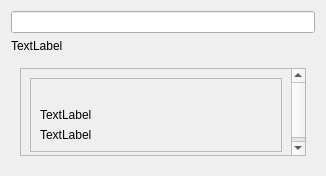
<?xml version="1.0" encoding="UTF-8"?>
<ui version="4.0">
 <class>Form</class>
 <widget class="QWidget" name="Form">
  <property name="geometry">
   <rect>
    <x>0</x>
    <y>0</y>
    <width>326</width>
    <height>176</height>
   </rect>
  </property>
  <property name="sizePolicy">
   <sizepolicy hsizetype="Expanding" vsizetype="Preferred">
    <horstretch>0</horstretch>
    <verstretch>0</verstretch>
   </sizepolicy>
  </property>
  <property name="windowTitle">
   <string>Form</string>
  </property>
  <layout class="QVBoxLayout" name="verticalLayout_3">
   <item>
    <widget class="QLineEdit" name="lineEdit">
     <property name="sizePolicy">
      <sizepolicy hsizetype="Preferred" vsizetype="Fixed">
       <horstretch>0</horstretch>
       <verstretch>0</verstretch>
      </sizepolicy>
     </property>
    </widget>
   </item>
   <item>
    <widget class="QLabel" name="label">
     <property name="text">
      <string>TextLabel</string>
     </property>
    </widget>
   </item>
   <item>
    <widget class="QWidget" name="previewPanel" native="true">
     <property name="sizePolicy">
      <sizepolicy hsizetype="Expanding" vsizetype="Preferred">
       <horstretch>0</horstretch>
       <verstretch>0</verstretch>
      </sizepolicy>
     </property>
     <layout class="QVBoxLayout" name="verticalLayout_2">
      <item>
       <widget class="QScrollArea" name="js">
        <property name="widgetResizable">
         <bool>true</bool>
        </property>
        <widget class="QWidget" name="_preview">
         <property name="geometry">
          <rect>
           <x>0</x>
           <y>0</y>
           <width>272</width>
           <height>104</height>
          </rect>
         </property>
         <property name="sizePolicy">
          <sizepolicy hsizetype="MinimumExpanding" vsizetype="Preferred">
           <horstretch>0</horstretch>
           <verstretch>0</verstretch>
          </sizepolicy>
         </property>
         <layout class="QVBoxLayout" name="verticalLayout_4">
          <item>
           <widget class="QFrame" name="frame">
            <property name="frameShape">
             <enum>QFrame::StyledPanel</enum>
            </property>
            <property name="frameShadow">
             <enum>QFrame::Raised</enum>
            </property>
            <layout class="QVBoxLayout" name="verticalLayout">
             <item>
              <widget class="QLabel" name="label_2">
               <property name="text">
                <string/>
               </property>
               <property name="pixmap">
                <pixmap>../../../../../test.png</pixmap>
               </property>
              </widget>
             </item>
             <item>
              <widget class="QLabel" name="label_3">
               <property name="text">
                <string>TextLabel</string>
               </property>
              </widget>
             </item>
             <item>
              <widget class="QLabel" name="label_4">
               <property name="text">
                <string>TextLabel</string>
               </property>
              </widget>
             </item>
            </layout>
           </widget>
          </item>
         </layout>
        </widget>
       </widget>
      </item>
     </layout>
    </widget>
   </item>
  </layout>
 </widget>
 <resources/>
 <connections/>
</ui>
